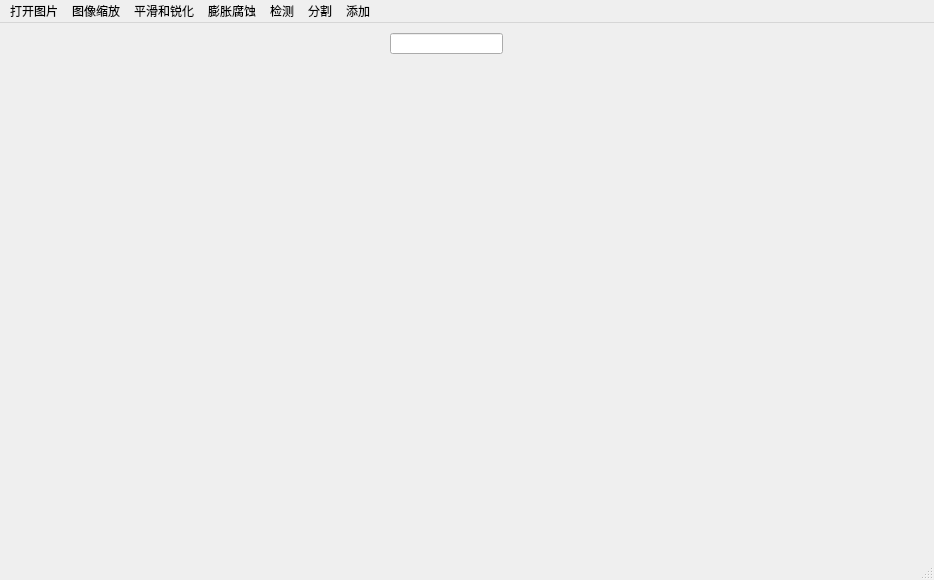
<?xml version="1.0" encoding="UTF-8"?>
<ui version="4.0">
 <class>MainWindow</class>
 <widget class="QMainWindow" name="MainWindow">
  <property name="geometry">
   <rect>
    <x>0</x>
    <y>0</y>
    <width>934</width>
    <height>580</height>
   </rect>
  </property>
  <property name="windowTitle">
   <string>MainWindow</string>
  </property>
  <widget class="QWidget" name="centralwidget">
   <widget class="QWidget" name="horizontalLayoutWidget">
    <property name="geometry">
     <rect>
      <x>30</x>
      <y>40</y>
      <width>871</width>
      <height>481</height>
     </rect>
    </property>
    <layout class="QHBoxLayout" name="horizontalLayout">
     <item>
      <widget class="QLabel" name="S_Image">
       <property name="text">
        <string/>
       </property>
      </widget>
     </item>
     <item>
      <widget class="QLabel" name="R_Image">
       <property name="text">
        <string/>
       </property>
      </widget>
     </item>
    </layout>
   </widget>
   <widget class="QLineEdit" name="lineEdit">
    <property name="geometry">
     <rect>
      <x>390</x>
      <y>10</y>
      <width>113</width>
      <height>21</height>
     </rect>
    </property>
   </widget>
  </widget>
  <widget class="QMenuBar" name="menubar">
   <property name="geometry">
    <rect>
     <x>0</x>
     <y>0</y>
     <width>934</width>
     <height>23</height>
    </rect>
   </property>
   <widget class="QMenu" name="menu">
    <property name="title">
     <string>打开图片</string>
    </property>
    <addaction name="OpenPicture"/>
   </widget>
   <widget class="QMenu" name="menu_2">
    <property name="title">
     <string>平滑和锐化</string>
    </property>
    <addaction name="Mid"/>
    <addaction name="Average"/>
    <addaction name="Max"/>
    <addaction name="Min"/>
    <addaction name="Laplace"/>
    <addaction name="Gray"/>
    <addaction name="ZhiFangTu"/>
   </widget>
   <widget class="QMenu" name="menu_3">
    <property name="title">
     <string>图像缩放</string>
    </property>
    <widget class="QMenu" name="menu_4">
     <property name="title">
      <string>翻转</string>
     </property>
     <addaction name="Flip_horizontally"/>
     <addaction name="Flip_vertically"/>
    </widget>
    <addaction name="Big"/>
    <addaction name="Small"/>
    <addaction name="XuanZhuan"/>
    <addaction name="menu_4"/>
    <addaction name="FanSe"/>
   </widget>
   <widget class="QMenu" name="menu_5">
    <property name="title">
     <string>检测</string>
    </property>
    <addaction name="Point"/>
    <addaction name="Line"/>
    <addaction name="Edge"/>
   </widget>
   <widget class="QMenu" name="menu_6">
    <property name="title">
     <string>膨胀腐蚀</string>
    </property>
    <addaction name="Swell"/>
    <addaction name="Corrode"/>
    <addaction name="Kai"/>
    <addaction name="Bi"/>
   </widget>
   <widget class="QMenu" name="menu_7">
    <property name="title">
     <string>分割</string>
    </property>
    <addaction name="Threshold"/>
    <addaction name="ZiDong_Threshold"/>
    <addaction name="OSTU"/>
    <addaction name="Area_Grow"/>
   </widget>
   <widget class="QMenu" name="menu_8">
    <property name="title">
     <string>添加</string>
    </property>
    <addaction name="Add_Line"/>
    <addaction name="Add_Rectangle"/>
    <addaction name="Add_Circle"/>
    <addaction name="Add_Chinese"/>
   </widget>
   <addaction name="menu"/>
   <addaction name="menu_3"/>
   <addaction name="menu_2"/>
   <addaction name="menu_6"/>
   <addaction name="menu_5"/>
   <addaction name="menu_7"/>
   <addaction name="menu_8"/>
  </widget>
  <widget class="QStatusBar" name="statusbar"/>
  <action name="OpenPicture">
   <property name="text">
    <string>打开</string>
   </property>
  </action>
  <action name="Mid">
   <property name="text">
    <string>中值滤波</string>
   </property>
  </action>
  <action name="Average">
   <property name="text">
    <string>均值滤波</string>
   </property>
  </action>
  <action name="Max">
   <property name="text">
    <string>最大值滤波</string>
   </property>
  </action>
  <action name="Min">
   <property name="text">
    <string>最小值滤波</string>
   </property>
  </action>
  <action name="Laplace">
   <property name="text">
    <string>拉普拉斯算子</string>
   </property>
  </action>
  <action name="Big">
   <property name="text">
    <string>放大</string>
   </property>
  </action>
  <action name="Small">
   <property name="text">
    <string>缩小</string>
   </property>
  </action>
  <action name="XuanZhuan">
   <property name="text">
    <string>旋转</string>
   </property>
  </action>
  <action name="Flip_horizontally">
   <property name="text">
    <string>水平翻转</string>
   </property>
  </action>
  <action name="Flip_vertically">
   <property name="text">
    <string>垂直翻转</string>
   </property>
  </action>
  <action name="Gray">
   <property name="text">
    <string>灰度化</string>
   </property>
  </action>
  <action name="FanSe">
   <property name="text">
    <string>反色</string>
   </property>
  </action>
  <action name="Swell">
   <property name="text">
    <string>膨胀</string>
   </property>
  </action>
  <action name="Corrode">
   <property name="text">
    <string>腐蚀</string>
   </property>
  </action>
  <action name="Kai">
   <property name="text">
    <string>开运算</string>
   </property>
  </action>
  <action name="Bi">
   <property name="text">
    <string>闭运算</string>
   </property>
  </action>
  <action name="ZhiFangTu">
   <property name="text">
    <string>直方图均衡化</string>
   </property>
  </action>
  <action name="Point">
   <property name="text">
    <string>点</string>
   </property>
  </action>
  <action name="Line">
   <property name="text">
    <string>线</string>
   </property>
  </action>
  <action name="Edge">
   <property name="text">
    <string>边缘</string>
   </property>
  </action>
  <action name="Threshold">
   <property name="text">
    <string>阈值分割</string>
   </property>
  </action>
  <action name="ZiDong_Threshold">
   <property name="text">
    <string>全局自动阈值分割</string>
   </property>
  </action>
  <action name="OSTU">
   <property name="text">
    <string>OSTU</string>
   </property>
  </action>
  <action name="Area_Grow">
   <property name="text">
    <string>区域生长</string>
   </property>
  </action>
  <action name="Add_Line">
   <property name="text">
    <string>直线</string>
   </property>
  </action>
  <action name="Add_Rectangle">
   <property name="text">
    <string>矩形</string>
   </property>
  </action>
  <action name="Add_Circle">
   <property name="text">
    <string>圆</string>
   </property>
  </action>
  <action name="action_23">
   <property name="text">
    <string>字符</string>
   </property>
  </action>
  <action name="Add_Chinese">
   <property name="text">
    <string>文字</string>
   </property>
  </action>
 </widget>
 <resources/>
 <connections/>
</ui>
